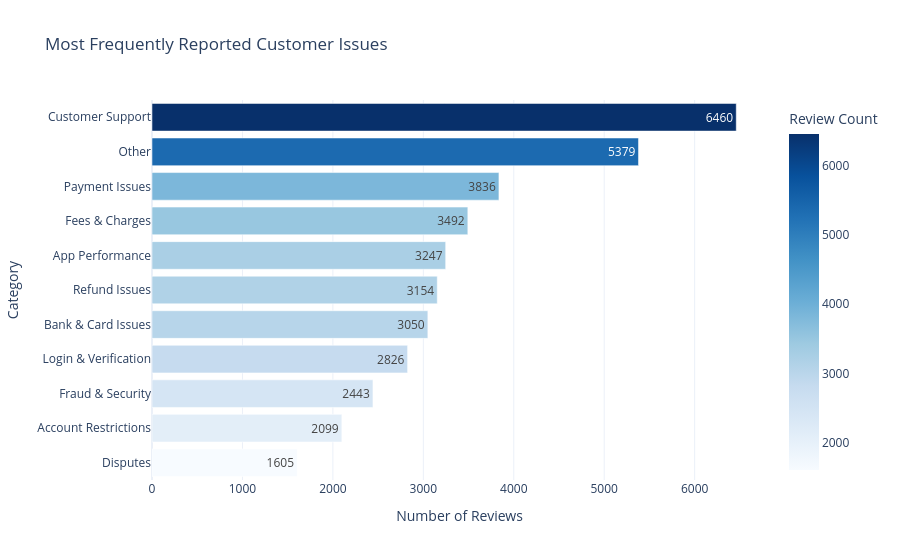

The cell this chart's notebook holds for it:
### Code cell
import plotly.express as px

fig = px.bar(
    category_counts.sort_values("Review Count"),
    x="Review Count",
    y="Category",
    orientation="h",
    title="Most Frequently Reported Customer Issues",
    text="Review Count",
    color="Review Count",
    color_continuous_scale="Blues"
)

fig.update_layout(
    template="plotly_white",
    xaxis_title="Number of Reviews",
    yaxis_title="Category",
    showlegend=False
)

fig.show()

issue_df[
    ["score", "content", "complaint_category"]
].sample(30, random_state=42)

### Figure 1 — Plotly figure (JSON) as saved in the notebook; plotly's stock layout.template omitted (floating-point values rounded to 4 significant figures)
{"data": [{"hovertemplate": "Review Count=%{marker.color}<br>Category=%{y}<extra></extra>", "legendgroup": "", "marker": {"color": [1605, 2099, 2443, 2826, 3050, 3154, 3247, 3492, 3836, 5379, 6460], "coloraxis": "coloraxis", "pattern": {"shape": ""}}, "name": "", "orientation": "h", "showlegend": false, "text": [1605.0, 2099.0, 2443.0, 2826.0, 3050.0, 3154.0, 3247.0, 3492.0, 3836.0, 5379.0, 6460.0], "textposition": "auto", "type": "bar", "x": [1605, 2099, 2443, 2826, 3050, 3154, 3247, 3492, 3836, 5379, 6460], "xaxis": "x", "y": ["Disputes", "Account Restrictions", "Fraud & Security", "Login & Verification", "Bank & Card Issues", "Refund Issues", "App Performance", "Fees & Charges", "Payment Issues", "Other", "Customer Support"], "yaxis": "y"}], "layout": {"barmode": "relative", "coloraxis": {"autocolorscale": false, "colorbar": {"title": {"text": "Review Count"}}, "colorscale": [[0, "rgb(247,251,255)"], [0.125, "rgb(222,235,247)"], [0.25, "rgb(198,219,239)"], [0.375, "rgb(158,202,225)"], [0.5, "rgb(107,174,214)"], [0.625, "rgb(66,146,198)"], [0.75, "rgb(33,113,181)"], [0.875, "rgb(8,81,156)"], [1, "rgb(8,48,107)"]]}, "legend": {"tracegroupgap": 0}, "showlegend": false, "title": {"text": "Most Frequently Reported Customer Issues"}, "xaxis": {"anchor": "y", "domain": [0, 1], "title": {"text": "Number of Reviews"}}, "yaxis": {"anchor": "x", "domain": [0, 1], "title": {"text": "Category"}}}}
